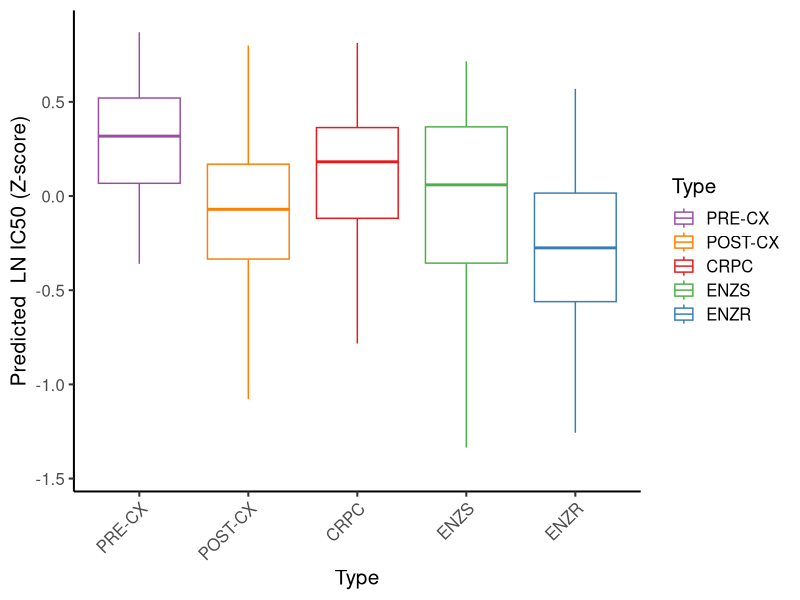

Source code (R):
##loading libraries
library(ggridges)
library(ggplot2)

##loading predictions
predictions = read.csv("ATTX_predictions.csv",sep=",",header = T,stringsAsFactors = F,check.names = F,row.names = 1)

##Converting predictions into z-scores
sdmean = read.csv("Drugs_means_sd.csv",sep=",",header = T,stringsAsFactors = F,row.names = 1)
pred = merge(sdmean,predictions,by=0)
Predictions = (pred[,5:ncol(pred)] - pred[,3])/pred[,4]
rownames(Predictions) = pred[,1]

##Extracting EGFR inhibitors
pos = which(rownames(Predictions) %in% c("Afatinib","AZD3759","Erlotinib","Gefitinib","Lapatinib","Osimertinib","Sapitinib"))
Predictions = Predictions[pos,]
pred = reshape2::melt(Predictions)

##loading metadata
metadata = read.csv("Metadata.csv",sep=",",header = T,stringsAsFactors = F)
colnames(metadata)[1] = "variable"

##Preparing data
df = merge(pred,metadata,by="variable")
df$Type <- factor(df$Type, levels = c("PRE-CX", "POST-CX","CRPC","ENZS" ,"ENZR"))

##plotting
ggplot(df, aes(x=Type, y=value,col=Type)) + 
  geom_boxplot(outlier.shape = NA)+scale_color_manual(values=c("PRE-CX"="#984EA3","POST-CX"="#FF7F00",CRPC="#E41A1C",ENZS="#4DAF4A",ENZR="#377EB8"))+theme_classic(base_size = 15)+theme(axis.text.x = element_text(angle = 45, hjust=1))+ylab("Predicted  LN IC50 (Z-score)")

